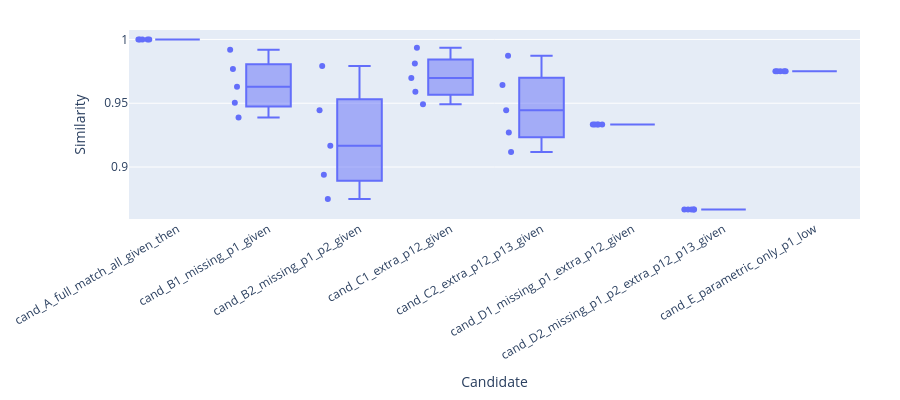

Source (notebook cell):
### Code cell
import plotly.express as px

fig = px.box(
    df_w,
    x="candidate_name",
    y="similarity_result",
    points="all",
    labels={
        "candidate_name": "Candidate",
        "similarity_result": "Similarity"
    }
)

fig.update_layout(
    width=900,
    height=400,
    margin=dict(l=60, r=40, t=30, b=80),
    xaxis_tickangle=-30
)

fig.show()

### Figure 1 — Plotly figure (JSON) as saved in the notebook; plotly's stock layout.template omitted (floating-point values rounded to 4 significant figures)
{"data": [{"alignmentgroup": "True", "boxpoints": "all", "hovertemplate": "Candidate=%{x}<br>Similarity=%{y}<extra></extra>", "legendgroup": "", "marker": {"color": "#636efa"}, "name": "", "notched": false, "offsetgroup": "", "orientation": "v", "showlegend": false, "type": "box", "x": ["cand_A_full_match_all_given_then", "cand_B1_missing_p1_given", "cand_B2_missing_p1_p2_given", "cand_C1_extra_p12_given", "cand_C2_extra_p12_p13_given", "cand_D1_missing_p1_extra_p12_given", "cand_D2_missing_p1_p2_extra_p12_p13_given", "cand_E_parametric_only_p1_low", "cand_A_full_match_all_given_then", "cand_B1_missing_p1_given", "cand_B2_missing_p1_p2_given", "cand_C1_extra_p12_given", "cand_C2_extra_p12_p13_given", "cand_D1_missing_p1_extra_p12_given", "cand_D2_missing_p1_p2_extra_p12_p13_given", "cand_E_parametric_only_p1_low", "cand_A_full_match_all_given_then", "cand_B1_missing_p1_given", "cand_B2_missing_p1_p2_given", "cand_C1_extra_p12_given", "cand_C2_extra_p12_p13_given", "cand_D1_missing_p1_extra_p12_given", "cand_D2_missing_p1_p2_extra_p12_p13_given", "cand_E_parametric_only_p1_low", "cand_A_full_match_all_given_then", "cand_B1_missing_p1_given", "cand_B2_missing_p1_p2_given", "cand_C1_extra_p12_given", "cand_C2_extra_p12_p13_given", "cand_D1_missing_p1_extra_p12_given", "cand_D2_missing_p1_p2_extra_p12_p13_given", "cand_E_parametric_only_p1_low", "cand_A_full_match_all_given_then", "cand_B1_missing_p1_given", "cand_B2_missing_p1_p2_given", "cand_C1_extra_p12_given", "cand_C2_extra_p12_p13_given", "cand_D1_missing_p1_extra_p12_given", "cand_D2_missing_p1_p2_extra_p12_p13_given", "cand_E_parametric_only_p1_low"], "x0": " ", "xaxis": "x", "y": [1.0, 0.9388, 0.875, 0.9935, 0.9872, 0.9333, 0.8667, 0.975, 1.0, 0.9504, 0.8939, 0.9811, 0.9643, 0.9333, 0.8667, 0.975, 1.0, 0.963, 0.9167, 0.9697, 0.9444, 0.9333, 0.8667, 0.975, 1.0, 0.9767, 0.9444, 0.9591, 0.9271, 0.9333, 0.8667, 0.975, 1.0, 0.9919, 0.9792, 0.9492, 0.9118, 0.9333, 0.8667, 0.975], "y0": " ", "yaxis": "y"}], "layout": {"boxmode": "group", "height": 400, "legend": {"tracegroupgap": 0}, "margin": {"b": 80, "l": 60, "r": 40, "t": 30}, "width": 900, "xaxis": {"anchor": "y", "domain": [0, 1], "tickangle": -30, "title": {"text": "Candidate"}}, "yaxis": {"anchor": "x", "domain": [0, 1], "title": {"text": "Similarity"}}}}
